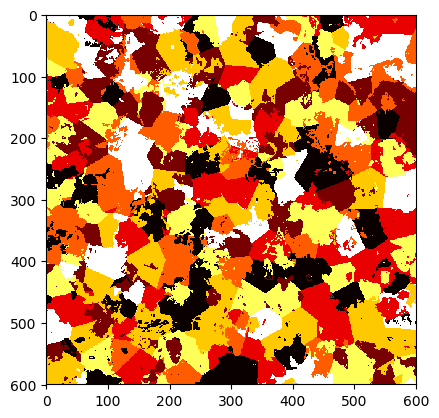

Write the Python code that produced this figure.
import matplotlib.pyplot as plt
import numpy as np


class Mmap:
    def load(self,fname):
        fp=open(fname,"r")
        fp.readline()
        npk=int(fp.readline())
        fp.readline()
        dat=fp.readline().strip().split(",")
        nx=int(dat[0])
        ny=int(dat[1])
        print(nx,ny)

        fp.readline()
        M=[];
        for row in fp:
            M.append(int(row))

        M=np.array(M)
        M=np.reshape(M,[nx,ny])
        self.nx=nx;
        self.ny=ny;
        self.M=M
        fp.close()
    def show(self,ax,nclr=7):
        ax.imshow(np.mod(self.M,nclr),aspect=1.0,cmap="hot",vmin=0,vmax=nclr-1)


if __name__=="__main__":
    mp=Mmap()
    mp.load("grain.out")

    fig=plt.figure()
    ax=fig.add_subplot(111)
    mp.show(ax)

    fig.savefig("grain.png",bbox_inches="tight")
    plt.show()


